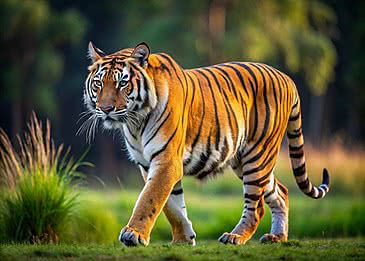
#> input picture opencv/Photos/tiger-image.jpg, 365 x 261 px
$ python 'canny edge detection.py'
#> lines starting #> are read from the running program, lines starting #| are printed output that depends on the picture; after the words box and inside, x2 and y2 are one past the last pixel; in counts of white or black regions, pixels touching at a corner belong together
import cv2

img = cv2.imread('Photos/tiger-image.jpg', 0)
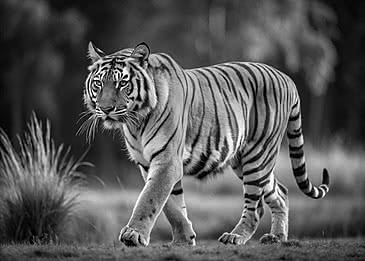
#> img: shape (261, 365); min 0, max 255, mean 86.9

edges1 = cv2.Canny(img, 50, 150)
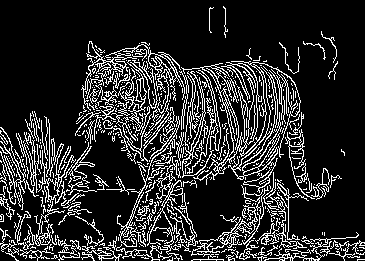
#> edges1: shape (261, 365); 16.9% white in thin lines or dots
edges2 = cv2.Canny(img, 100, 200)
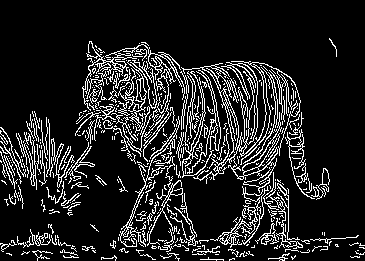
#> edges2: shape (261, 365); 13.6% white in thin lines or dots, all inside (x1, y1, x2, y2) = (0, 38, 365, 261)

cv2.imshow("Edges 50-150", edges1)
cv2.imshow("Edges 100-200", edges2)

cv2.waitKey(0)
cv2.destroyAllWindows()

$ run again, with opencv/Photos/mansion.jpg copied over opencv/Photos/tiger-image.jpg
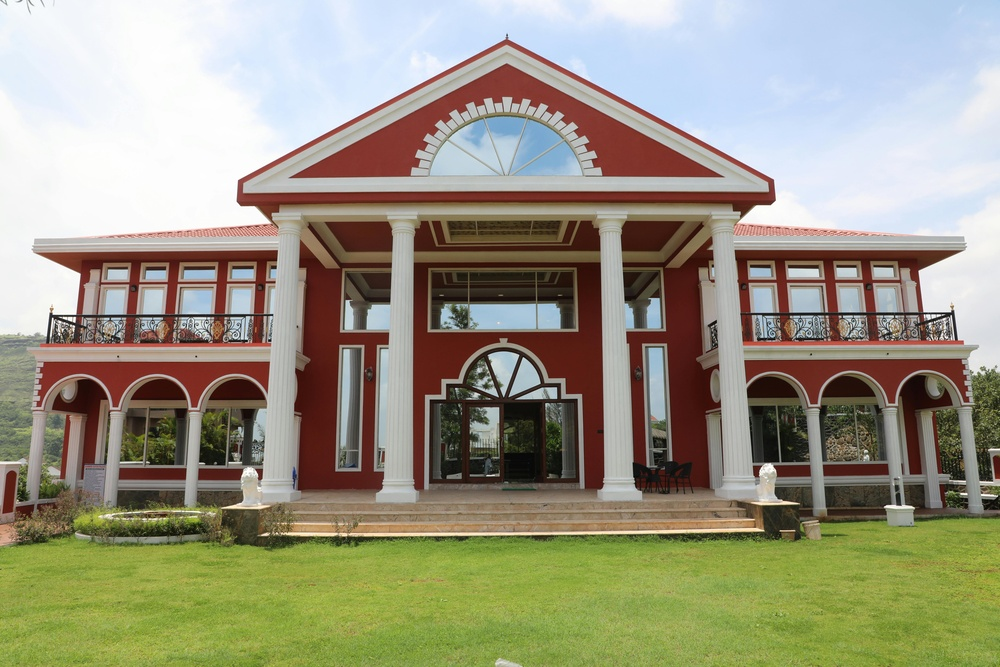
#> input picture opencv/Photos/mansion.jpg, 1000 x 667 px, shrunk from 6720 x 4480 before the run
#> `edges1 = cv2.Canny(img, 50, 150)`:
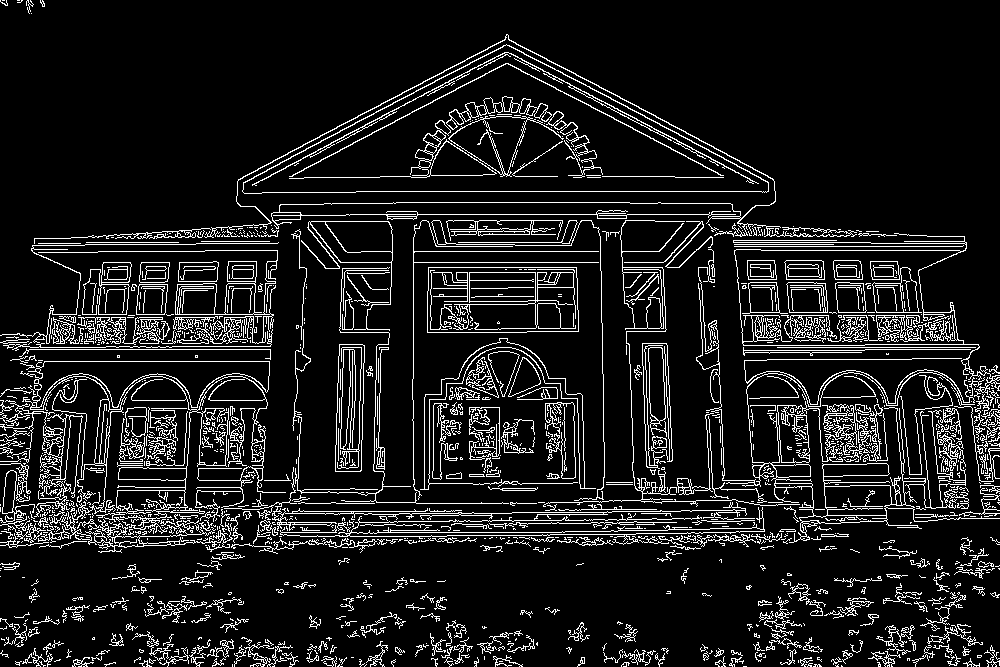
#> edges1: shape (667, 1000); 10.7% white in thin lines or dots
#> `edges2 = cv2.Canny(img, 100, 200)`:
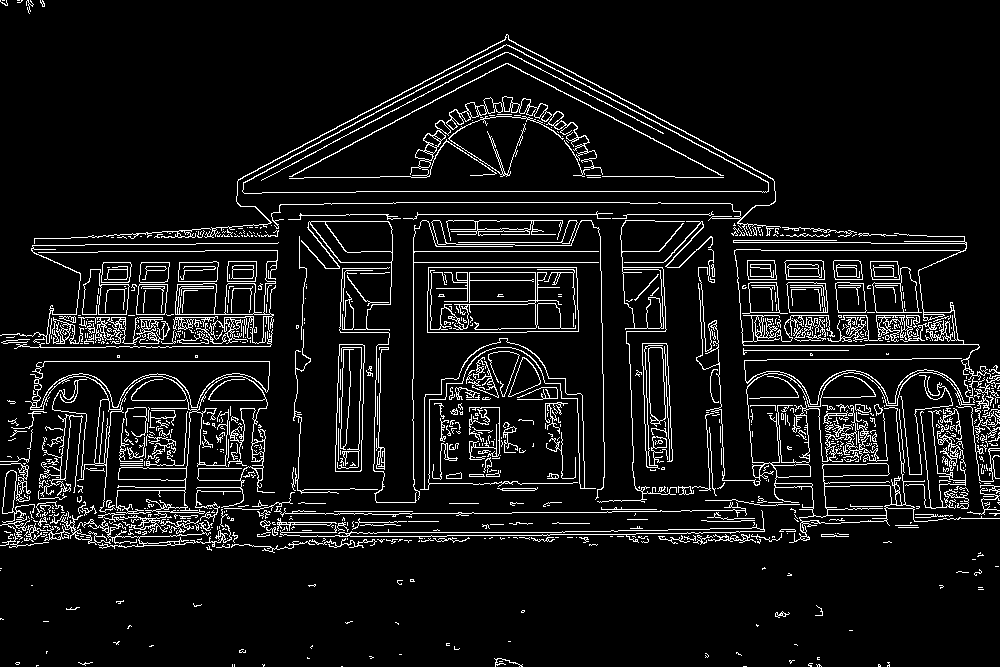
#> edges2: shape (667, 1000); 7.9% white in thin lines or dots

$ run again, with opencv/Photos/nature.jpg copied over opencv/Photos/tiger-image.jpg
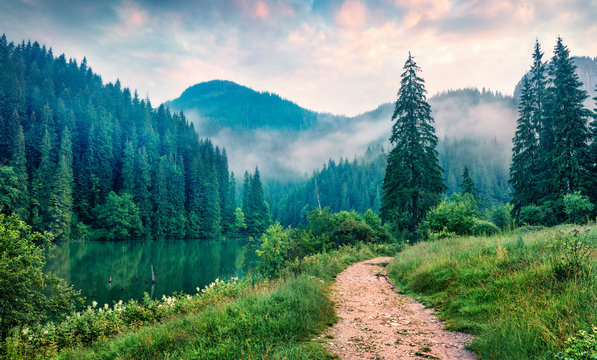
#> input picture opencv/Photos/nature.jpg, 597 x 360 px
#> `edges1 = cv2.Canny(img, 50, 150)`:
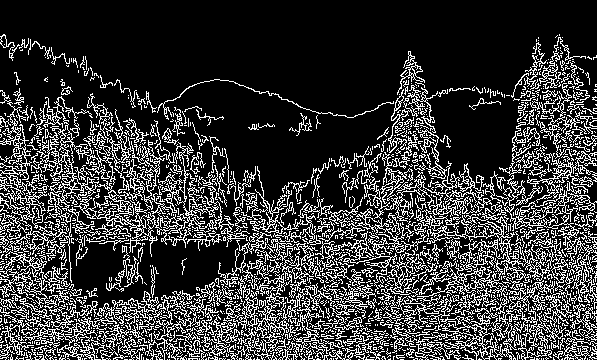
#> edges1: shape (360, 597); 22.4% white in thin lines or dots
#> `edges2 = cv2.Canny(img, 100, 200)`:
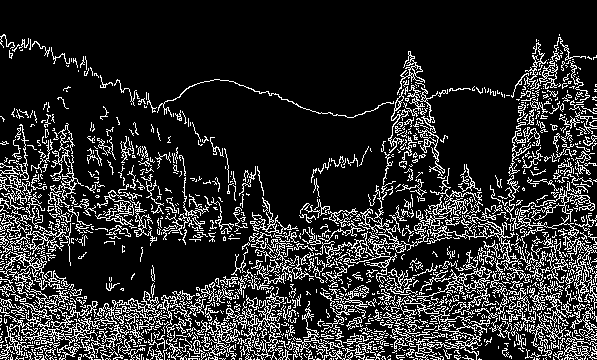
#> edges2: shape (360, 597); 16.9% white in thin lines or dots

$ run again, with opencv/Photos/elephant-image.jpeg copied over opencv/Photos/tiger-image.jpg
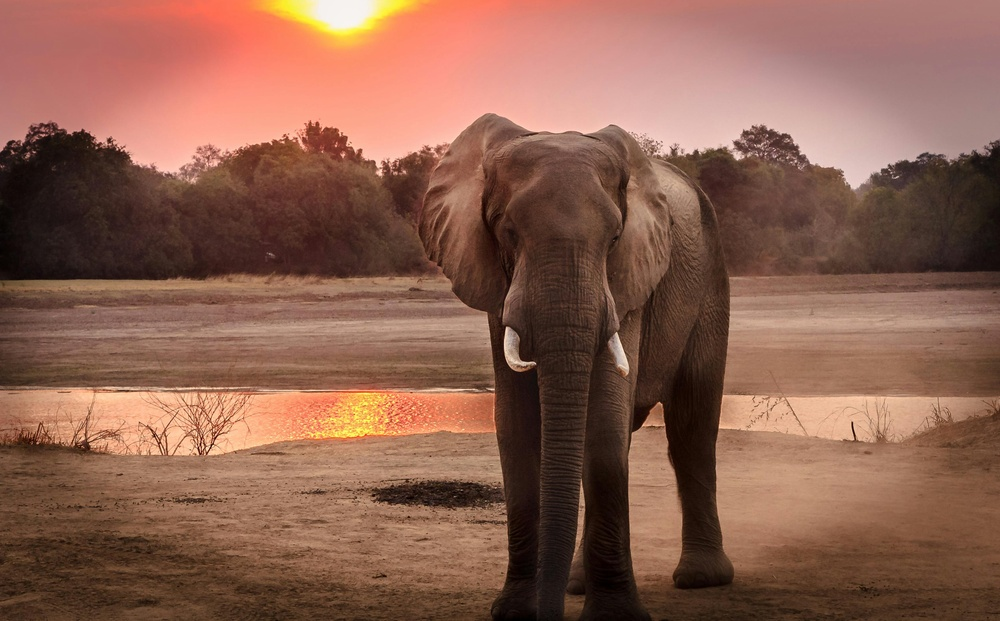
#> input picture opencv/Photos/elephant-image.jpeg, 1000 x 621 px, shrunk from 3461 x 2150 before the run
#> `edges1 = cv2.Canny(img, 50, 150)`:
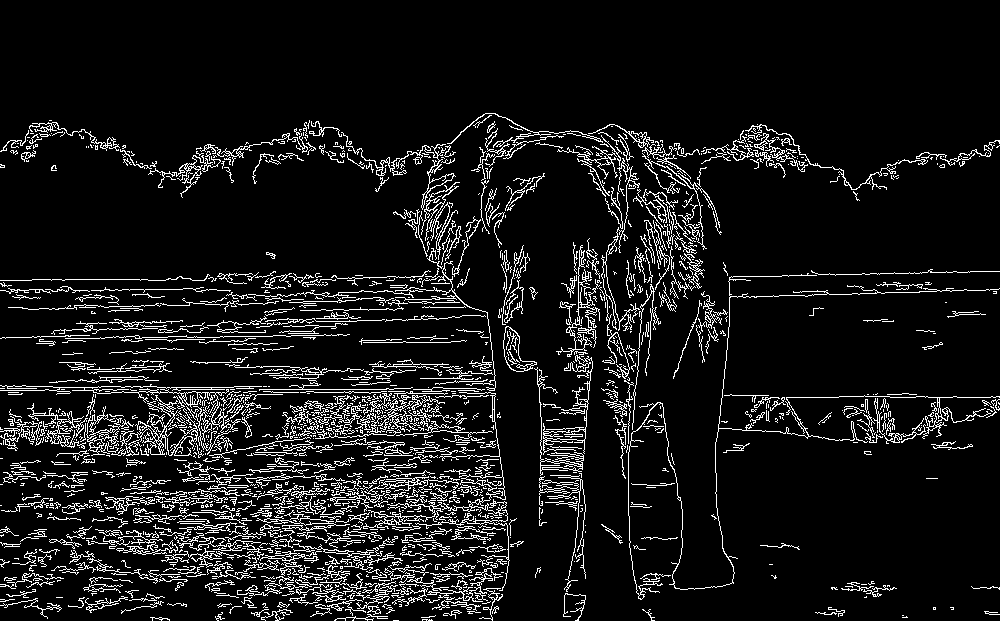
#> edges1: shape (621, 1000); 9% white in thin lines or dots, all inside (x1, y1, x2, y2) = (0, 113, 1000, 621)
#> `edges2 = cv2.Canny(img, 100, 200)`:
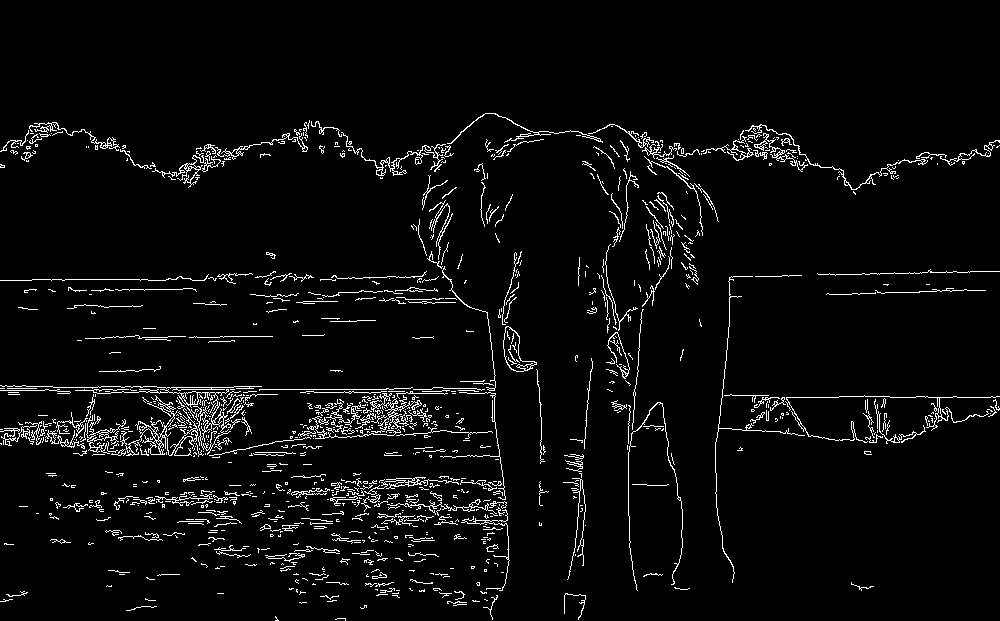
#> edges2: shape (621, 1000); 4.2% white in thin lines or dots, all inside (x1, y1, x2, y2) = (0, 113, 1000, 621)
